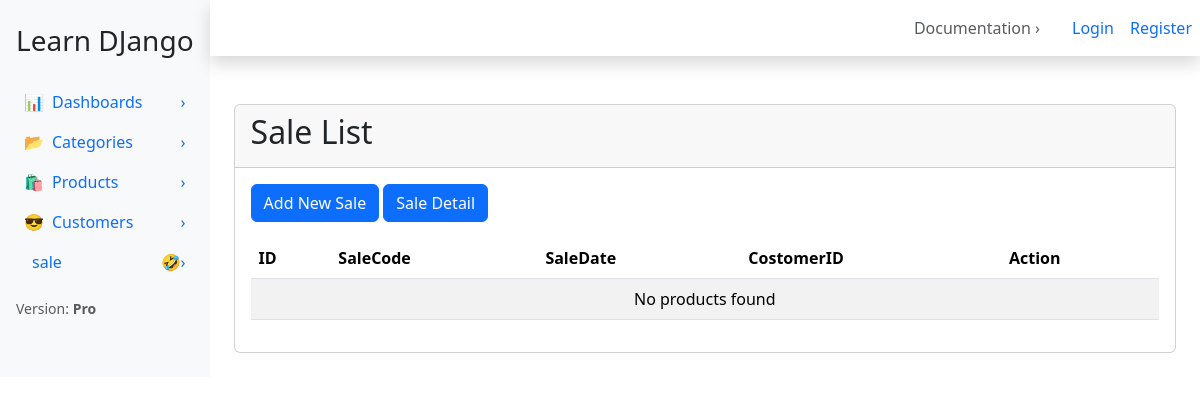
Before: /sale/ with the older database file.
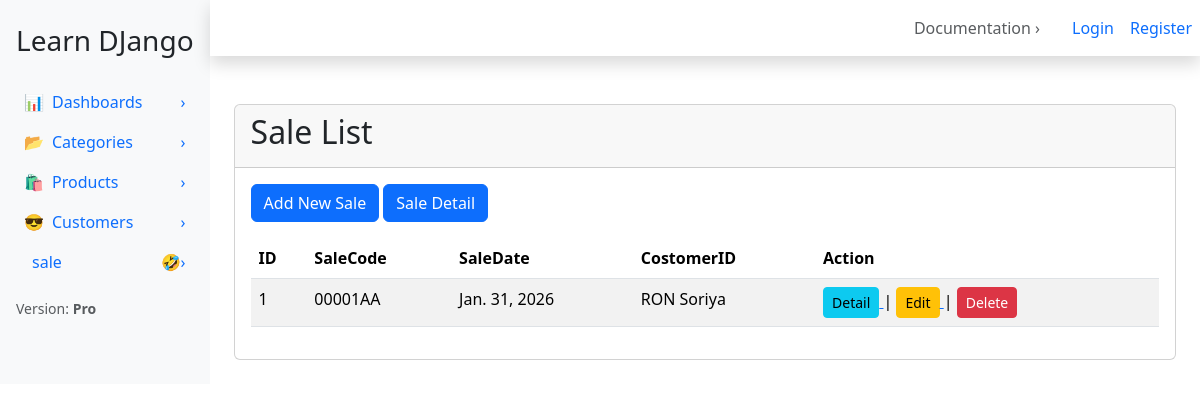
After: the same page with the newer database file.
### apps/sale/models.py (models this page shows)
class Sale(models.Model):
     saleCode = models.CharField(blank=False, null=False, max_length=20)
     saleData = models.DateField(blank=False, null=False)
     customerId = models.ForeignKey(Customer, on_delete=models.CASCADE)

### apps/customer/models.py (models this page shows)
class Customer(models.Model):
    GENDER_CHOICE = (
        ('Male', 'Male'),
        ('Female', 'Female'),
    )
    name = models.CharField(max_length=100, blank=False, null=False)
    email = models.EmailField(unique=True)
    phone = models.IntegerField(blank=False, null=False)
    gender = models.CharField(max_length=10, blank=True, choices=GENDER_CHOICE)
    def __str__(self):
        return self.name

### apps/sale/views.py (the view)
# urls.py: path('', SaleListView.as_view(), name='sale_list'),
class SaleListView(ListView):
     model = Sale
     template_name = 'sale/list_sale.html'
     context_object_name = 'sales'

### apps/sale/templates/sale/list_sale.html
{% extends 'base.html' %}
{% block content %}
<div class="card">
    <div class="card-header">
        <h2>Sale List</h2>
    </div>
    <div class="card-body">
        <a href="{% url 'list_sale:sale_add' %}" class="btn btn-primary mb-3">
            Add New Sale
        </a>
        <a href="{% url 'list_saledetail:saledetail_list' %}" class="btn btn-primary mb-3">
            Sale Detail
        </a>
        <div class="table-responsive">
            <table class="table table-striped">
                <thead>
                    <tr>
                        <th>ID</th>
                        <th>SaleCode</th>
                        <th>SaleDate</th>
                        <th>CostomerID</th>
                        <th>Action</th>
                    </tr>
                </thead>
                <tbody>
                    {% for sale in sales%}
                        <tr>
                            <td>{{ sale.id }}</td>
                            <td>{{ sale.saleCode }}</td>
                            <td>{{ sale.saleData }}</td>
                            <td>{{ sale.customerId }}</td>
                            <td>
                                <a href="{% url 'list_sale:sale_detail' sale.id %}">
                                    <button class="btn btn-sm btn-info">Detail</button>
                                </a> |
                                <a href="{% url 'list_sale:sale_edit' sale.id %}">
                                    <button class="btn btn-sm btn-warning">Edit</button>
                                </a> |
                                <a href="{% url 'list_sale:sale_delete' sale.id %}"><button class="btn btn-sm btn-danger">Delete</button></a>
                            </td>
                        </tr>
                    {% empty %}
                        <tr>
                            <td colspan="6" class="text-center">
                                No products found
                            </td>
                        </tr>
                    {% endfor %}
                </tbody>
            </table>
        </div>
    </div>
</div>
{% endblock %}

Changed rows visible on the page:
added Sale: id "1", saleCode "00001AA", saleData "Jan. 31, 2026", customerId "RON Soriya"
Other visible differences:
text no longer shown: "No products found"
